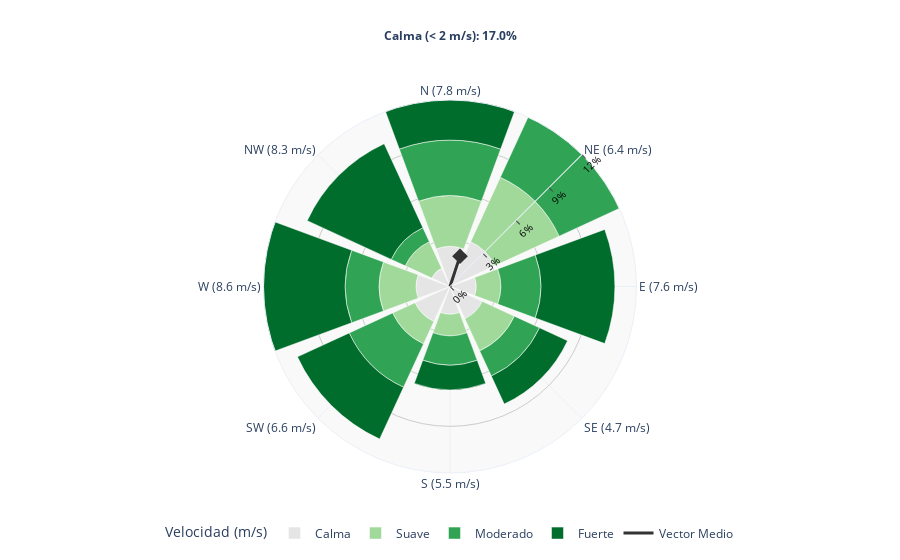

This figure's notebook cell:
### Code cell
fig = make_wind_rose(df_raw)
fig.show()

### Figure 1 — Plotly figure (JSON) as saved in the notebook; plotly's stock layout.template omitted (floating-point values rounded to 4 significant figures)
{"data": [{"customdata": [26, 32, 17, 23, 18, 25, 22, 13], "hovertemplate": "<b>%{theta}° (%{text})</b><br>Categoría: Calma<br>%.1f%%<br>Conteo: %{customdata}<extra></extra>", "marker": {"color": "#E5E5E5"}, "name": "Calma", "r": [2.515, 3.095, 1.644, 2.224, 1.741, 2.418, 2.128, 1.257], "text": ["N", "NE", "E", "SE", "S", "SW", "W", "NW"], "theta": [0, 45, 90, 135, 180, 225, 270, 315], "type": "barpolar"}, {"customdata": [33, 46, 16, 23, 14, 16, 24, 19], "hovertemplate": "<b>%{theta}° (%{text})</b><br>Categoría: Suave<br>%.1f%%<br>Conteo: %{customdata}<extra></extra>", "marker": {"color": "#A1D99B"}, "name": "Suave", "r": [3.191, 4.449, 1.547, 2.224, 1.354, 1.547, 2.321, 1.838], "text": ["N", "NE", "E", "SE", "S", "SW", "W", "NW"], "theta": [0, 45, 90, 135, 180, 225, 270, 315], "type": "barpolar"}, {"customdata": [36, 64, 26, 18, 19, 31, 22, 10], "hovertemplate": "<b>%{theta}° (%{text})</b><br>Categoría: Moderado<br>%.1f%%<br>Conteo: %{customdata}<extra></extra>", "marker": {"color": "#31A354"}, "name": "Moderado", "r": [3.482, 6.19, 2.515, 1.741, 1.838, 2.998, 2.128, 0.9671], "text": ["N", "NE", "E", "SE", "S", "SW", "W", "NW"], "theta": [0, 45, 90, 135, 180, 225, 270, 315], "type": "barpolar"}, {"customdata": [110, 77, 48, 20, 16, 37, 73, 60], "hovertemplate": "<b>%{theta}° (%{text})</b><br>Categoría: Fuerte<br>%.1f%%<br>Conteo: %{customdata}<extra></extra>", "marker": {"color": "#006D2C"}, "name": "Fuerte", "r": [10.64, 7.447, 4.642, 1.934, 1.547, 3.578, 7.06, 5.803], "text": ["N", "NE", "E", "SE", "S", "SW", "W", "NW"], "theta": [0, 45, 90, 135, 180, 225, 270, 315], "type": "barpolar"}, {"line": {"color": "#333", "width": 3}, "mode": "lines", "name": "Vector Medio", "r": [0, 2.002], "theta": [18.28, 18.28], "type": "scatterpolar"}, {"marker": {"color": "#333", "size": 12, "symbol": "diamond"}, "mode": "markers", "r": [2.002], "showlegend": false, "theta": [18.28], "type": "scatterpolar"}], "layout": {"annotations": [{"font": {"size": 12}, "showarrow": false, "text": "<b>Calma (< 2 m/s): 17.0%</b>", "x": 0.5, "xref": "paper", "y": 1.2, "yref": "paper"}], "legend": {"orientation": "h", "title": {"text": "Velocidad (m/s)"}, "x": 0.5, "xanchor": "center", "y": -0.2, "yanchor": "bottom"}, "margin": {"b": 50, "l": 50, "r": 50, "t": 100}, "paper_bgcolor": "white", "polar": {"angularaxis": {"direction": "clockwise", "rotation": 90, "tickfont": {"size": 12}, "tickmode": "array", "ticktext": ["N (7.8 m/s)", "NE (6.4 m/s)", "E (7.6 m/s)", "SE (4.7 m/s)", "S (5.5 m/s)", "SW (6.6 m/s)", "W (8.6 m/s)", "NW (8.3 m/s)"], "tickvals": [0, 45, 90, 135, 180, 225, 270, 315]}, "bgcolor": "#F9F9F9", "radialaxis": {"angle": 45, "gridcolor": "#ccc", "gridwidth": 1, "range": [0, 11.7], "side": "clockwise", "tickfont": {"color": "#000", "size": 10}, "ticklen": 5, "tickmode": "array", "ticks": "outside", "ticktext": ["0%", "3%", "6%", "9%", "12%"], "tickvals": [0, 2.926, 5.851, 8.777, 11.7]}}}}
